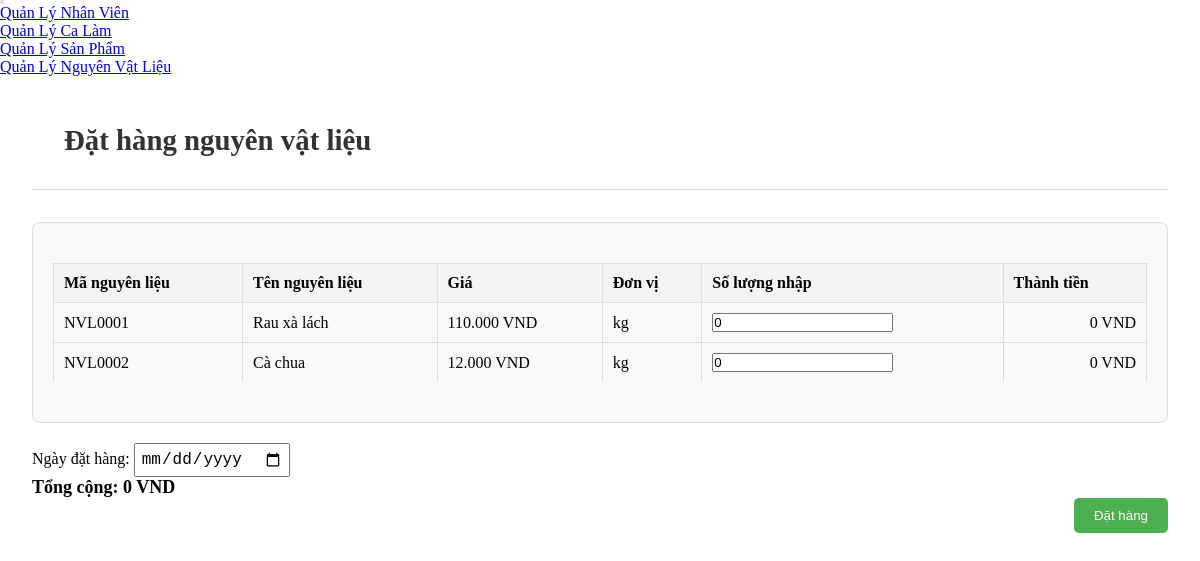
The app's page /page/order-form/index.php with its own data.
### tables this page shows
CREATE TABLE `ingredients` (
  `ingredient_ID` varchar(7) NOT NULL,
  `name` varchar(255) NOT NULL,
  `price` decimal(10,2) NOT NULL,
  `unit` varchar(10) NOT NULL,
  `shelf_life` int(11) NOT NULL,
  `image_path` varchar(255) DEFAULT NULL
);

### page/order-form/index.php (the view, shortened to what this page needs)
<?php
$host = 'localhost';
$username = 'root';
$password = '';
$database = 'inventory_db';
$conn = new mysqli($host, $username, $password, $database);
$sql = "SELECT ingredient_ID, name, price, unit FROM ingredients";
$result = $conn->query($sql);
?>
<nav class="navbar navbar-expand-lg navbar-light bg-light">
        <div class="container">
            <div class="collapse navbar-collapse" id="navbarNav">
                <ul class="navbar-nav">
                <li class="nav-item">
                        <a class="nav-link" href="index.php?page=quanly">Quản Lý Nhân Viên</a>
                    </li>
                    <li class="nav-item">
                        <a class="nav-link" href="index.php?page=calam">Quản Lý Ca Làm</a>
                    </li>
                    <li class="nav-item">
                        <a class="nav-link" href="index.php?page=quanlysanpham">Quản Lý Sản Phẩm</a>
                    </li>
                    <li class="nav-item active">
                        <a class="nav-link" href="index.php?page=restaurant">Quản Lý Nguyên Vật Liệu</a>
                    </li>
                </ul>
            </div>
        </div>
    </nav>
<!DOCTYPE html>
<html lang="vi">
<head>
    <link rel="stylesheet" href="assets/css/qlnvl.css">
</head>
<body>
    <main>
        <header class="menu-header">
            <h1 class="menu-title">Đặt hàng nguyên vật liệu</h1>
        </header>
        <div class="table-container">
            <table>
                <thead>
                    <tr>
                        <th>Mã nguyên liệu</th>
                        <th>Tên nguyên liệu</th>
                        <th>Giá</th>
                        <th>Đơn vị</th>
                        <th>Số lượng nhập</th>
                        <th>Thành tiền</th>
                    </tr>
                </thead>
                <tbody>
                    <?php
                    if ($result->num_rows > 0) {
                        while ($row = $result->fetch_assoc()) {
                            echo "<tr>";
                            echo "<td>" . $row['ingredient_ID'] . "</td>";
                            echo "<td>" . $row['name'] . "</td>";
                            echo "<td>" . number_format($row['price'], 0, ',', '.') . " VND</td>";
                            echo "<td>" . $row['unit'] . "</td>";
                            echo "<td><input type='number' class='input-quantity' name='quantity[" . $row['ingredient_ID'] . "]' min='0' value='0' data-price='" . $row['price'] . "'></td>";
                            echo "<td class='total-price'>0 VND</td>";
                            echo "</tr>";
                        }
                    } else {
                        echo "<tr><td colspan='6'>Không có dữ liệu</td></tr>";
                    }
                    ?>
                </tbody>
            </table>
        </div>
        <div class="form-group">
            <label for="order-date">Ngày đặt hàng:</label>
            <input type="date" id="order-date" class="input-date" required>
        </div>
        <div class="form-group">
            <span class="total">Tổng cộng: <span id="total-amount" class="total-amount">0 VND</span></span>
        </div>
        <div class="button-group">
            <button type="button" id="submit-button" class="action-button">Đặt hàng</button>
        </div>
    </main>
</body>
</html>

### assets/css/qlnvl.css (style rules this page uses)
* { margin: 0; padding: 0; box-sizing: border-box; }
main { padding: 2rem; max-width: 1200px; margin: 0 auto; }
.menu-header { display: flex; flex-direction: column; margin-bottom: 2rem; border-bottom: 1px solid #ddd; padding: 1rem 2rem; }
.menu-title { font-size: 1.8rem; margin-bottom: 1rem; color: #333; }
.button-group { display: flex; justify-content: flex-end; gap: 10px; }
.action-button { background-color: #4CAF50; color: white; border: none; padding: 10px 20px; font-size: 10x; cursor: pointer; border-radius: 5px; }
.table-container { border: 1px solid #ddd; border-radius: 4px; overflow: hidden; max-height: 400px; overflow-y: auto; border: 1px solid #ddd; }
table { width: 100%; border-collapse: collapse; }
th { background: #f4f4f4; font-weight: bold; text-align: left; padding: 1rem; border-bottom: 2px solid #ddd; }
td { padding: 1rem; border-bottom: 1px solid #ddd; vertical-align: middle; }
tr:last-child td { border-bottom: none; }
table { width: 100%; border-collapse: collapse; margin: 20px 0; }
th, td { padding: 10px; text-align: left; border: 1px solid #ddd; }
th { background-color: #f4f4f4; }
tr:nth-child(even) { background-color: #f9f9f9; }

### page/order-form/index.php (style rules this page uses)
.table-container { margin: 20px 0; border: 1px solid #ddd; border-radius: 8px; padding: 20px; background-color: #f9f9f9; }
.total { font-size: 18px; font-weight: bold; }
.input-date { padding: 5px; font-size: 16px; }
.total-price, .total-amount { text-align: right; }

### records on screen
ingredients: ingredient_ID "NVL0001", name "Rau xà lách", price "110.000", unit "kg"
ingredients: ingredient_ID "NVL0002", name "Cà chua", price "12.000", unit "kg"
